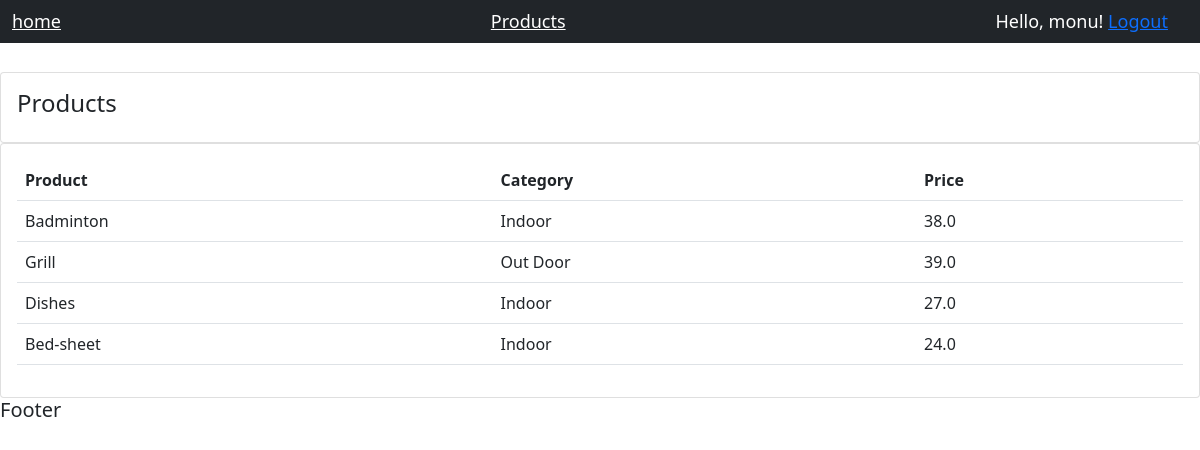
Screenshot of /products/ (signed in) with the database file from the repository.
### accounts/models.py (models this page shows, shortened)
class Product(models.Model):
    CATEGORY =(
                ('Indoor', 'Indoor'),
                ('Out Door', 'Outdoor'),
                )
    name = models.CharField(max_length=200, null=True)
    price = models.FloatField(null=True)
    category = models.CharField(max_length=200, null=True,  choices=CATEGORY)
    description = models.CharField(max_length=200, null=True, blank=True)
    date_created = models.DateTimeField(auto_now_add=True)
    tags = models.ManyToManyField(Tag)

### accounts/decorators.py (the view)
        def wrapper_func(request, *args, **kwargs):
            group=None
            if request.user.groups.exists():
                group  =request.user.groups.all()[0].name
            if group in allowed_roles:
                return view_func(request, *args,**kwargs)
            else:
                return HttpResponse('You are not auth')

### accounts/views.py (called while the page is built)
@login_required(login_url='login')
@allowed_users(allowed_roles=['admin'])
def products(request):
    products = Product.objects.all()
    return render(request, 'accounts/products.html', {'products': products})

### accounts/templates/accounts/products.html
{% extends 'accounts/base.html' %}
{% block content %}
    <br>
<div class="row">
    <div class="col-md">
        <div class="card card-body">
        <h4>Products</h4>
        </div>
        <div class="card card-body">
            <table class="table ">
                <tr>
                    <th>Product</th>
                    <th>Category</th>
                    <th>Price</th>
                </tr>
                {% for i in products %}
                <tr>
                    <td> {{i.name}}</td>
                    <td> {{i.category}}</td>
                    <td> {{i.price}}</td>
                </tr>
                {% endfor %}
            </table>
        </div>
    </div>
</div>
{% endblock content %}

### accounts/templates/accounts/navbar.html (shortened to what this page needs)
{% load static%}
<nav class="navbar navbar-light bg-dark fixed-top">
  <div class="container-fluid">
  {% if request.user.is_staff %}
    <a id="hello-msg" href="{% url 'home' %}">home</a>
    <a id="hello-msg" href="{% url 'products' %}">Products</a>
  {% endif %}
  <span id="hello-msg">Hello, {{request.user}}!  <a href="{% url 'logout' %}">Logout</a></span>
  </div>
  </nav>

### accounts/templates/accounts/navbar.html (style rules this page uses)
#hello-msg { font-size: 18px; color: #fff; margin-right: 20px; }

### rows the page displays
Product: name "Badminton", category "Indoor", price "38.0"
Product: name "Grill", category "Out Door", price "39.0"
Product: name "Dishes", category "Indoor", price "27.0"
Product: name "Bed-sheet", category "Indoor", price "24.0"

### other values shown
{{ request.user }} "monu"
